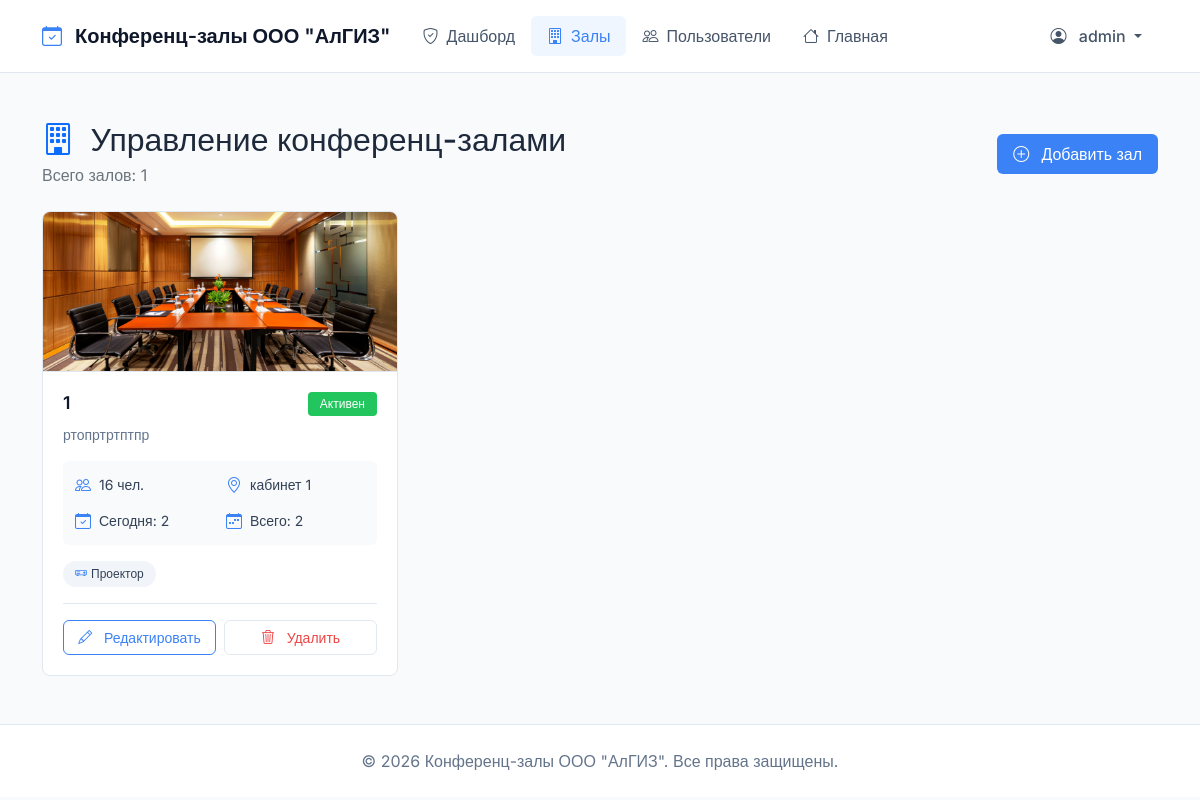
The app's page /moderator/rooms/ (signed in) with its own data.
### bookings/models.py (models this page shows, shortened)
class User(AbstractUser):
    ROLE_CHOICES = (
        ('moderator', 'Модератор'),
        ('requester', 'Заявитель'),
        ('employee', 'Сотрудник'),
    )
    role = models.CharField(max_length=20, choices=ROLE_CHOICES, default='employee', verbose_name="Роль")
    phone = models.CharField(max_length=20, blank=True, verbose_name="Телефон")
    department = models.CharField(max_length=100, blank=True, verbose_name="Отдел")
    avatar = models.ImageField(upload_to='avatars/', blank=True, null=True, verbose_name="Аватар")
    def get_full_name(self):
        if self.first_name and self.last_name:
            return f"{self.first_name} {self.last_name}"
        return self.username
    class Meta:
        verbose_name = "Пользователь"
        verbose_name_plural = "Пользователи"

class ConferenceRoom(models.Model):
    name = models.CharField(max_length=100, verbose_name="Название")
    capacity = models.PositiveIntegerField(verbose_name="Вместимость")
    location = models.CharField(max_length=200, verbose_name="Местоположение")
    description = models.TextField(blank=True, verbose_name="Описание")
    has_projector = models.BooleanField(default=False, verbose_name="Проектор")
    has_video_conference = models.BooleanField(default=False, verbose_name="Видеоконференция")
    has_whiteboard = models.BooleanField(default=False, verbose_name="Доска")
    is_active = models.BooleanField(default=True, verbose_name="Активен")
    image = models.ImageField(upload_to='rooms/', blank=True, null=True, verbose_name="Изображение")
    created_at = models.DateTimeField(auto_now_add=True, verbose_name="Дата создания")
    updated_at = models.DateTimeField(auto_now=True, verbose_name="Дата обновления")
    class Meta:
        verbose_name = "Конференц-зал"
        verbose_name_plural = "Конференц-залы"
        ordering = ['name']

### bookings/views.py (the view)
# urls.py: path('moderator/rooms/', views.room_management, name='room_management'),
@moderator_required
def room_management(request):
    rooms = ConferenceRoom.objects.all()
    today = timezone.now().date()
    for room in rooms:
        room.today_bookings = Booking.objects.filter(
            room=room, status='approved', start_time__date=today).count()
        room.upcoming_bookings = Booking.objects.filter(
            room=room, status='approved', start_time__gte=timezone.now()).count()
    return render(request, 'bookings/room_management.html', {'rooms': rooms})

### bookings/templates/bookings/room_management.html (shortened to what this page needs)
{% extends 'bookings/base.html' %}
{% load static %}
{% block content %}
<div class="row mb-4">
    <div class="col-12">
        <div class="d-flex flex-wrap justify-content-between align-items-center gap-3">
            <div>
                <h2 class="fw-semibold mb-1">
                    <i class="bi bi-building text-primary me-2"></i>
                    Управление конференц-залами
                </h2>
                <p class="text-secondary mb-0">Всего залов: {{ rooms|length }}</p>
            </div>
            <a href="{% url 'bookings:create_room' %}" class="btn btn-primary">
                <i class="bi bi-plus-circle me-2"></i>
                Добавить зал
            </a>
        </div>
    </div>
</div>
<div class="row g-4">
    {% for room in rooms %}
        <div class="col-md-6 col-xl-4">
            <div class="room-card">
                {% if room.image %}
                    <img src="{{ room.image.url }}" class="room-card-image" alt="{{ room.name }}">
                {% else %}
                    <div class="room-card-image-placeholder">
                        <i class="bi bi-building"></i>
                    </div>
                {% endif %}
                <div class="room-card-content">
                    <div class="d-flex justify-content-between align-items-start mb-2">
                        <h5 class="room-card-title">{{ room.name }}</h5>
                        <span class="badge {% if room.is_active %}bg-success{% else %}bg-secondary{% endif %}">
                            {{ room.is_active|yesno:"Активен,Неактивен" }}
                        </span>
                    </div>
                    <p class="room-card-description">{{ room.description|truncatewords:15 }}</p>
                    <div class="room-card-stats">
                        <div class="stat-item">
                            <i class="bi bi-people"></i>
                            <span>{{ room.capacity }} чел.</span>
                        </div>
                        <div class="stat-item">
                            <i class="bi bi-geo-alt"></i>
                            <span>{{ room.location }}</span>
                        </div>
                        <div class="stat-item">
                            <i class="bi bi-calendar-check"></i>
                            <span>Сегодня: {{ room.today_bookings }}</span>
                        </div>
                        <div class="stat-item">
                            <i class="bi bi-calendar-week"></i>
                            <span>Всего: {{ room.upcoming_bookings }}</span>
                        </div>
                    </div>
                    {% if room.has_projector or room.has_video_conference or room.has_whiteboard %}
                        <div class="room-card-equipment">
                            {% if room.has_projector %}
                                <span class="equipment-tag">
                                    <i class="bi bi-projector me-1"></i>Проектор
                                </span>
                            {% endif %}
                        </div>
                    {% endif %}
                    <div class="room-card-actions">
                        <a href="{% url 'bookings:edit_room' room.id %}" class="btn btn-outline-primary">
                            <i class="bi bi-pencil me-2"></i>
                            Редактировать
                        </a>
                        <a href="{% url 'bookings:delete_room' room.id %}" class="btn btn-outline-danger">
                            <i class="bi bi-trash3 me-2"></i>
                            Удалить
                        </a>
                    </div>
                </div>
            </div>
        </div>
    {% endfor %}
</div>
{% endblock %}

### bookings/templates/bookings/base.html (shortened to what this page needs)
<!DOCTYPE html>
<html lang="ru">
<head>
    <link href="https://cdn.jsdelivr.net/npm/bootstrap@5.1.3/dist/css/bootstrap.min.css" rel="stylesheet">
    <link rel="stylesheet" href="https://cdn.jsdelivr.net/npm/bootstrap-icons@1.8.1/font/bootstrap-icons.css">
    {% load static %}
    <link rel="stylesheet" href="{% static 'bookings/css/style.css' %}">
</head>
<body>
    <nav class="navbar navbar-expand-lg">
        <div class="container">
            <a class="navbar-brand" href="{% url 'bookings:index' %}">
                <i class="bi bi-calendar-check"></i>
                Конференц-залы ООО "АлГИЗ"
            </a>
            <div class="collapse navbar-collapse" id="navbarNav">
                <ul class="navbar-nav me-auto">
                    {% if user.is_authenticated %}
                        {% if user.role == 'moderator' %}
                            <li class="nav-item">
                                <a class="nav-link {% if request.resolver_match.url_name == 'moderator_dashboard' %}active{% endif %}"
                                   href="{% url 'bookings:moderator_dashboard' %}">
                                    <i class="bi bi-shield-check"></i>Дашборд
                                </a>
                            </li>
                            <li class="nav-item">
                                <a class="nav-link {% if request.resolver_match.url_name == 'room_management' %}active{% endif %}"
                                   href="{% url 'bookings:room_management' %}">
                                    <i class="bi bi-building"></i>Залы
                                </a>
                            </li>
                            <li class="nav-item">
                                <a class="nav-link {% if request.resolver_match.url_name == 'user_management' %}active{% endif %}"
                                   href="{% url 'bookings:user_management' %}">
                                    <i class="bi bi-people"></i>Пользователи
                                </a>
                            </li>
                        {% endif %}
                        <li class="nav-item">
                            <a class="nav-link" href="{% url 'bookings:index' %}">
                                <i class="bi bi-house"></i>Главная
                            </a>
                        </li>
                    {% endif %}
                </ul>
                <ul class="navbar-nav">
                    {% if user.is_authenticated %}
                        <li class="nav-item dropdown">
                            <a class="nav-link dropdown-toggle" href="#" id="userDropdown" role="button"
                               data-bs-toggle="dropdown" aria-expanded="false">
                                <i class="bi bi-person-circle"></i>
                                {{ user.get_full_name|default:user.username }}
                            </a>
                        </li>
                    {% endif %}
                </ul>
            </div>
        </div>
    </nav>
    <main class="container mt-5">
        {% block content %}
        {% endblock %}
    </main>
    <footer class="footer mt-5 py-4">
        <div class="container text-center">
            <span>© 2026 Конференц-залы ООО "АлГИЗ". Все права защищены.</span>
        </div>
    </footer>
</body>
</html>

### bookings/static/bookings/css/style.css (style rules this page uses)
* { margin: 0; padding: 0; box-sizing: border-box; }
:root { --primary: #3b82f6; --primary-dark: #2563eb; --secondary: #64748b; --success: #22c55e; --danger: #ef4444; --warning: #f59e0b; --info: #3b82f6; --light: #f8fafc; --dark: #0f172a; --border: #e2e8f0; }
.room-card { background-color: #ffffff; border: 1px solid var(--border); border-radius: 0.5rem; transition: all 0.2s; height: 100%; }
.room-card { background-color: #ffffff; border: 1px solid var(--border); border-radius: 0.5rem; transition: all 0.2s; height: 100%; overflow: hidden; }
.room-card { border: 1px solid #e2e8f0; border-radius: 0.5rem; overflow: hidden; transition: all 0.2s; }
.btn { padding: 0.5rem 1rem; font-weight: 500; border-radius: 0.375rem; }
.btn-primary { background-color: #3b82f6; border: none; }
.btn-outline-primary { border: 1px solid #3b82f6; color: #3b82f6; }
.badge.bg-success { background-color: #22c55e !important; padding: 0.5rem 1rem; font-weight: 500; }
.btn-outline-primary { border: 1px solid #e2e8f0; color: #3b82f6; background-color: #ffffff; }
.badge { padding: 0.35rem 0.75rem; font-weight: 500; border-radius: 2rem; }
.badge.bg-success { background-color: #22c55e !important; }
.btn-outline-danger { border: 1px solid #e2e8f0; color: #ef4444; background-color: #ffffff; }
.badge { padding: 0.5rem 1rem; font-weight: 500; border-radius: 2rem; }
.btn-outline-primary { border: 1px solid #e2e8f0; color: #3b82f6; }
.btn-outline-danger { border: 1px solid #e2e8f0; color: #ef4444; }
.room-card { background-color: #ffffff; border: 1px solid #e2e8f0; border-radius: 0.5rem; overflow: hidden; height: 100%; transition: all 0.2s; }
.room-card-image { width: 100%; height: 160px; object-fit: cover; border-bottom: 1px solid #e2e8f0; }
.room-card-content { padding: 1.25rem; }
.room-card-title { font-size: 1.1rem; font-weight: 600; color: #0f172a; margin: 0; }
.room-card-description { color: #64748b; font-size: 0.875rem; margin-bottom: 1rem; line-height: 1.5; }
.room-card-stats { display: grid; grid-template-columns: repeat(2, 1fr); gap: 0.75rem; margin-bottom: 1rem; padding: 0.75rem; background-color: #f8fafc; border-radius: 0.375rem; }
.stat-item { display: flex; align-items: center; gap: 0.5rem; font-size: 0.875rem; color: #334155; }
.stat-item i { color: #3b82f6; font-size: 1rem; }
.room-card-equipment { display: flex; flex-wrap: wrap; gap: 0.5rem; margin-bottom: 1rem; }
.equipment-tag { display: inline-flex; align-items: center; padding: 0.25rem 0.75rem; background-color: #f1f5f9; border-radius: 2rem; font-size: 0.75rem; color: #334155; }
.equipment-tag i { color: #3b82f6; }
.room-card-actions { display: flex; gap: 0.5rem; margin-top: 1rem; padding-top: 1rem; border-top: 1px solid #e2e8f0; }
.room-card-actions .btn { flex: 1; padding: 0.375rem 0.75rem; font-size: 0.875rem; }
.badge.bg-success { background-color: #22c55e !important; font-weight: 500; padding: 0.35rem 0.75rem; }
.btn-primary { background-color: #3b82f6; border: none; transition: background-color 0.2s; }

### bookings/templates/bookings/base.html (style rules this page uses)
body { font-family: 'Inter', sans-serif; background-color: #f8fafc; color: #1e293b; }
.navbar { background-color: #ffffff !important; border-bottom: 1px solid #e2e8f0; padding: 1rem 0; }
.navbar-brand { color: #0f172a !important; font-weight: 600; font-size: 1.25rem; }
.navbar-brand i { color: #3b82f6; margin-right: 0.5rem; }
.nav-link { color: #475569 !important; font-weight: 500; padding: 0.5rem 1rem !important; border-radius: 0.375rem; transition: all 0.2s; }
.nav-link.active { color: #3b82f6 !important; background-color: #eff6ff; }
.nav-link i { margin-right: 0.5rem; }
.badge { font-weight: 500; padding: 0.25rem 0.5rem; border-radius: 0.25rem; }
.footer { background-color: #ffffff !important; border-top: 1px solid #e2e8f0; color: #64748b; }
.btn { font-weight: 500; padding: 0.5rem 1rem; border-radius: 0.375rem; transition: all 0.2s; }
.btn-primary { background-color: #3b82f6; border: none; }
.btn-outline-primary { border: 1px solid #3b82f6; color: #3b82f6; }

### records on screen
User: get_full_name "admin"
ConferenceRoom: image (picture), name "1", is_active "Активен", description "ртопртртптпр", capacity "16", location "кабинет 1", today_bookings "2", upcoming_bookings "2", has_projector True (drawn)

### other values on screen
{{ rooms|length }} "1"
